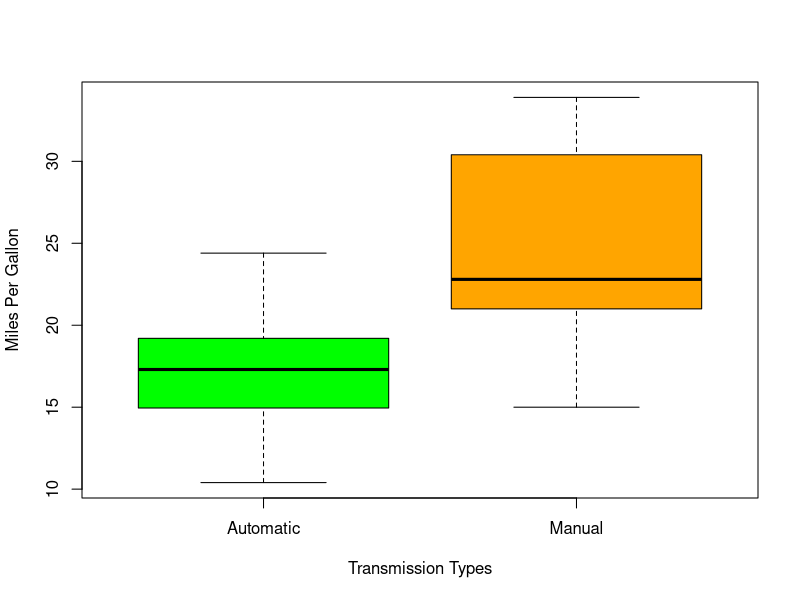
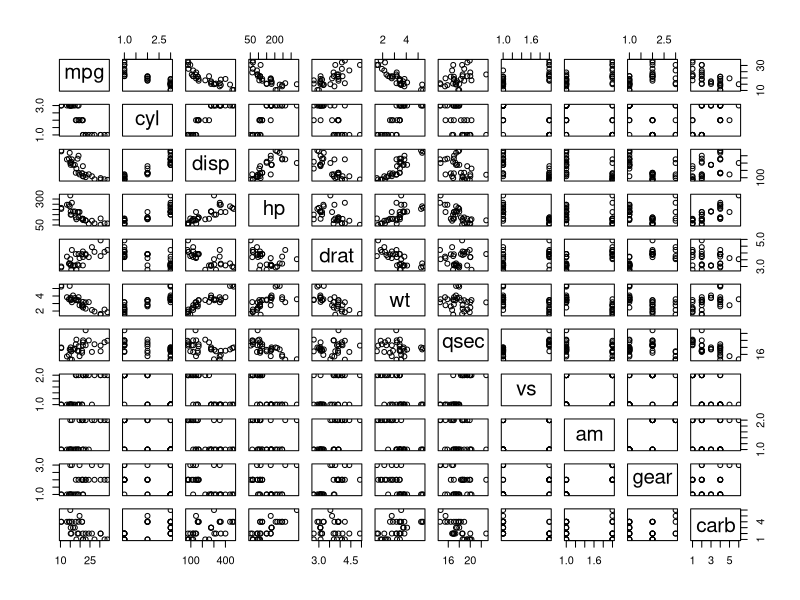
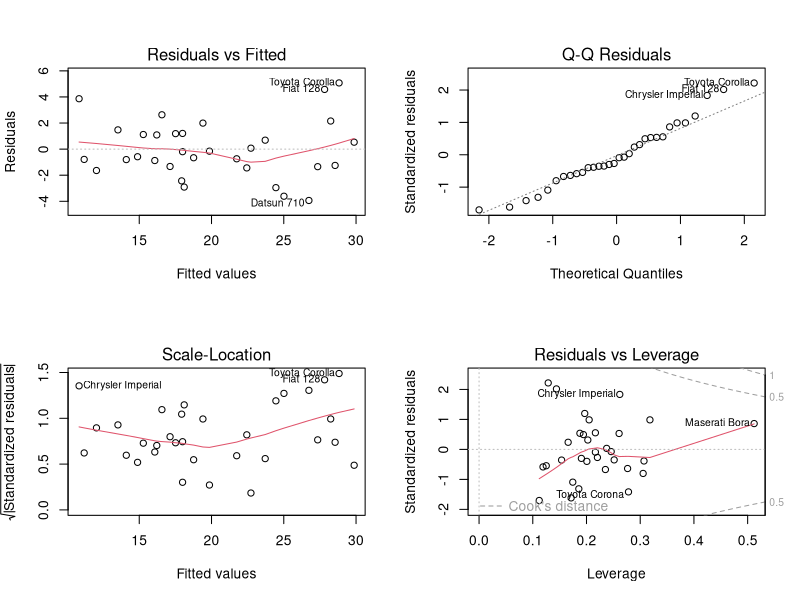

Write the R code that produced these figures, in order.
## ---- chunk 1
library(ggplot2)
data(mtcars)
## ---- chunk 2
head(mtcars)
## ---- chunk 3
mtcars$cyl <- factor(mtcars$cyl)
mtcars$vs <- factor(mtcars$vs)
mtcars$am <- factor(mtcars$am, labels = cbind("Automatic", "Manual"))
mtcars$gear <- factor(mtcars$gear)
mtcars$carb <- factor(mtcars$carb)
## ---- chunk 4
aggregate(mpg ~ am, data = mtcars, mean)
## ---- chunk 5
t.test(mtcars[mtcars$am == "Automatic",]$mpg, mtcars[mtcars$am == "Manual",]$mpg)
## ---- chunk 6
summary(lm(mpg ~ am, data = mtcars))
## ---- chunk 7
anova(lm(mpg~am, data = mtcars), lm(mpg~am + cyl + disp + hp + wt, data = mtcars))
## ---- chunk 8
summary(lm(mpg~am + cyl + disp + hp + wt, data = mtcars))
## ---- chunk 9
boxplot(mpg ~ am, data = mtcars, col = (c("green", "orange")), xlab = "Transmission Types",
        ylab = "Miles Per Gallon")
## ---- chunk 10
pairs(mpg ~ ., data = mtcars)
## ---- chunk 11
par(mfrow = cbind(2,2))
plot(lm(mpg~am + cyl + disp + hp + wt, data = mtcars))
